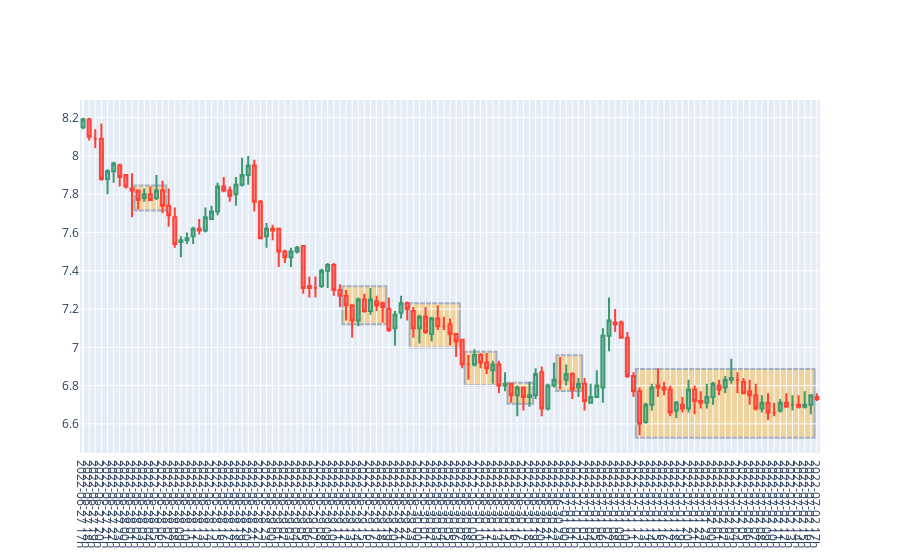

Notebook cell for this chart:
### Code cell
from apps.models.candlestick import Candlestick
from apps.models.merchandise_rate import MerchandiseRate
from apps.models.zone import Zone
from apps.helpers.draw_chart import draw_candlestick_use_zones
from apps.services.ochl_dataframe import add_hour_column, add_return_column
import matplotlib.pyplot as plt

%matplotlib inline

merchandise_rate = MerchandiseRate()
merchandise_rate_id = merchandise_rate.find_by_slug(MERCHAINDISE)
candlestick = Candlestick(merchandise_rate_id, 'hour', 121, "DESC", start_date=START_DATE, end_date=END_DATE)

data_prices = candlestick.to_df()

data_prices = add_hour_column(data_prices)
data_prices = add_return_column(data_prices)

zones = Zone.calculate_sideway_zone(data_prices)

for zone in zones:
    print(zone.__dict__)

draw_candlestick_use_zones(data_prices, zones).show()
